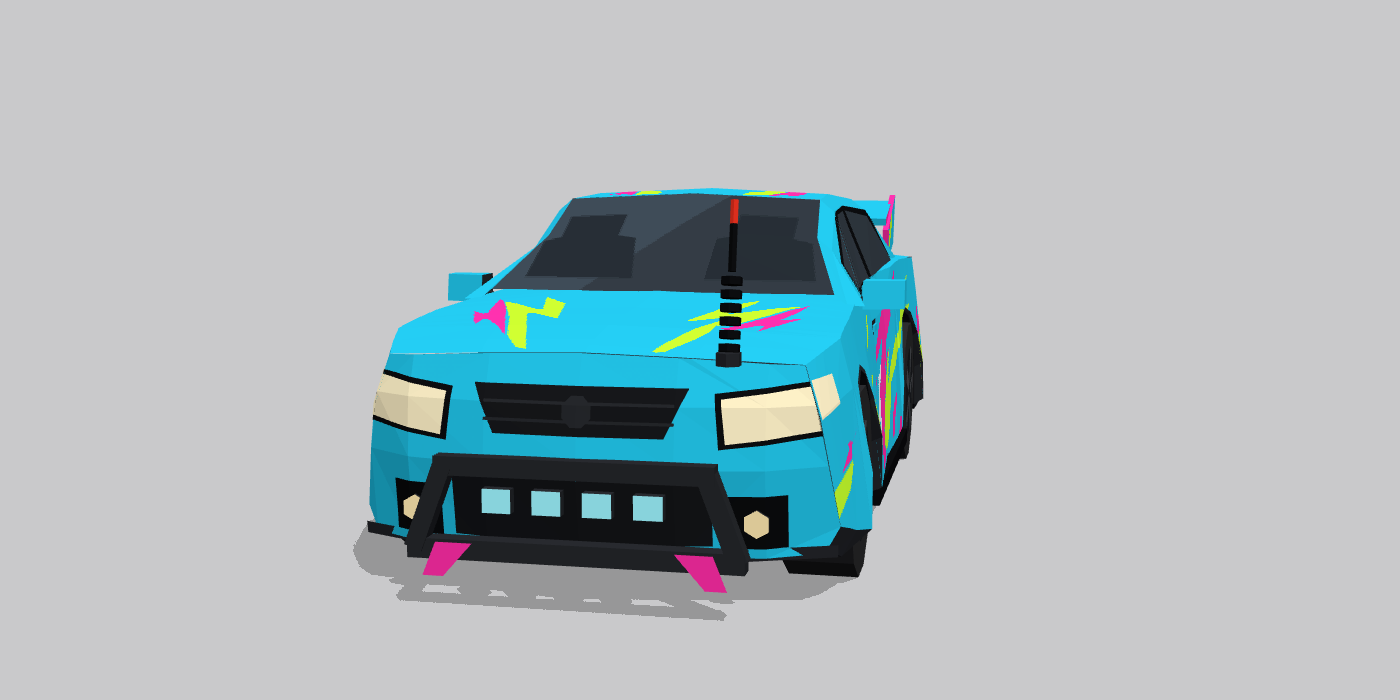
#> input picture docs/evidence/P1-V-cruz-panels/before-fixed/front.png, 1400 x 700 px, given in place of body.png, which was not available
$ python compose.py
#> lines starting #> are read from the running program, lines starting #| are printed output that depends on the picture
from pathlib import Path
from PIL import Image,ImageOps,ImageDraw
p=Path(__file__).parent
out=Image.new('RGB',(2100,5*420),'#eeeeee');d=ImageDraw.Draw(out)
#> after `out = Image.new('RGB', (2100, 5 * 420), '#eeeeee')`: out: PIL image 2100x2100 RGB; every value is 238
for row,view in enumerate(['body','side','front','underside']):
 for col,stage in enumerate(['before-fixed','after-fixed']):
  im=ImageOps.contain(Image.open(p/stage/f'{view}.png'),(1030,380))
  out.paste(im,(col*1050+(1050-im.width)//2,row*420+35))
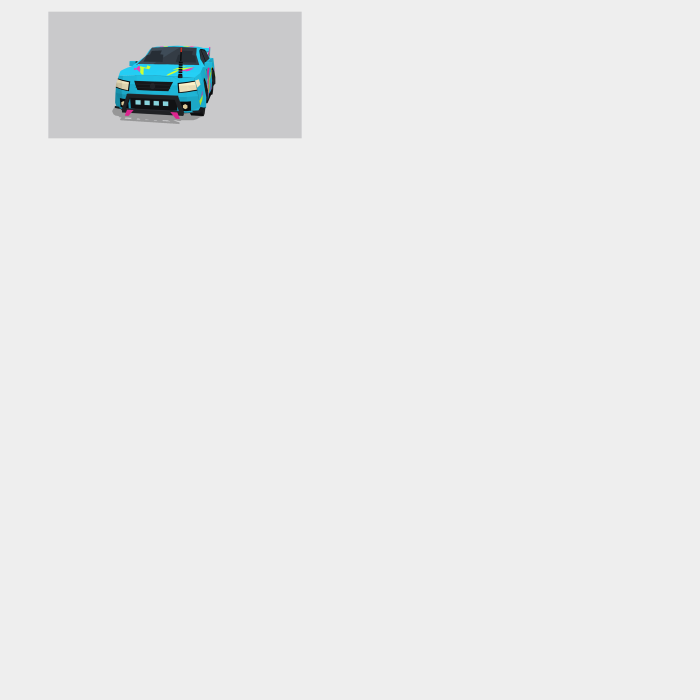
#> out: PIL image 2100x2100 RGB (shown at 1/3 size); mean R, G, B 233.7, 234.5, 234.8
  d.text((col*1050+8,row*420+8),f'{stage}: {view}; identical world camera and size',fill='black')
#> pass 2 of the loop `for row,view in enumerate(['body','side','front','underside']):`:
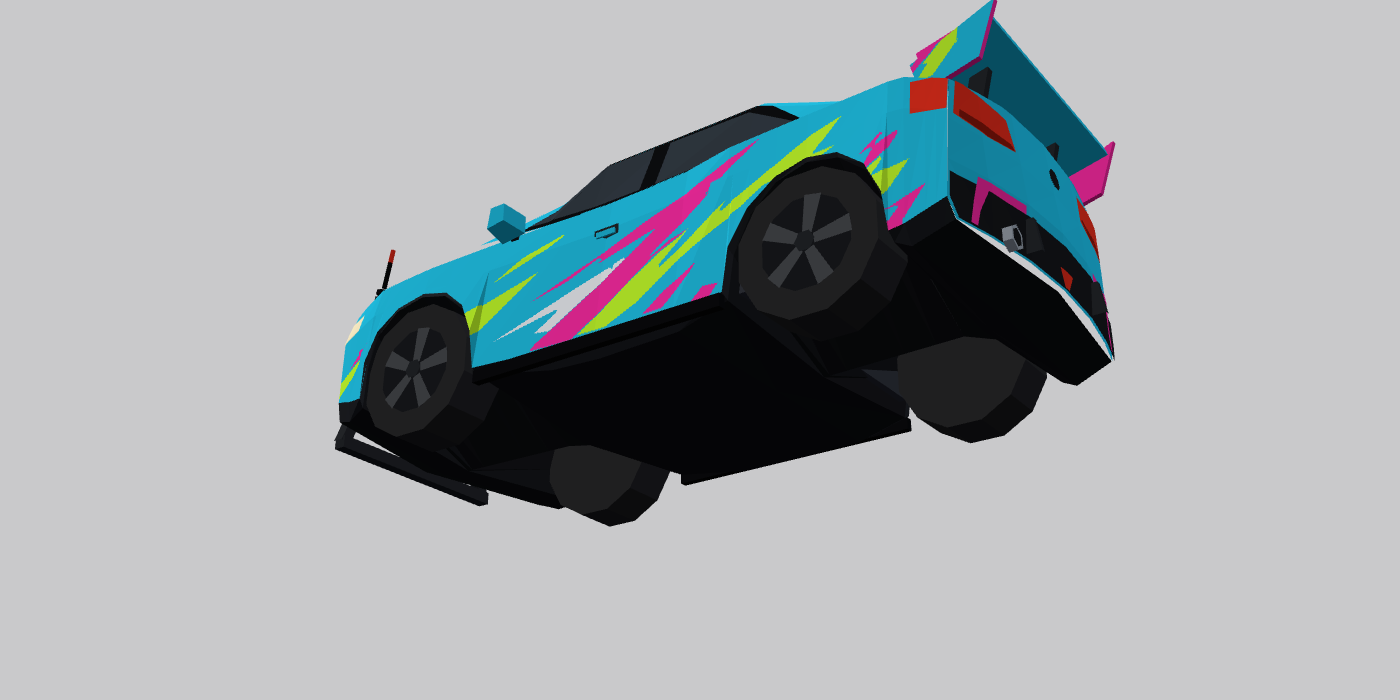
#> input picture docs/evidence/P1-V-cruz-panels/before-fixed/underside.png, 1400 x 700 px, given in place of side.png, which was not available
#> `out.paste(im,(col*1050+(1050-im.width)//2,row*420+35))`:
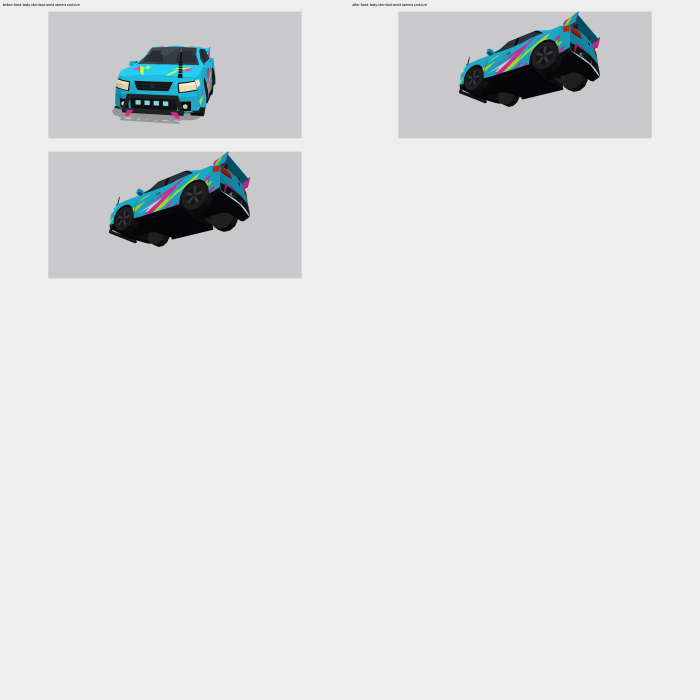
#> out: PIL image 2100x2100 RGB (shown at 1/3 size); mean R, G, B 223.4, 225, 225.7
#> (the run stopped early here; a loop or call above may not have finished)
